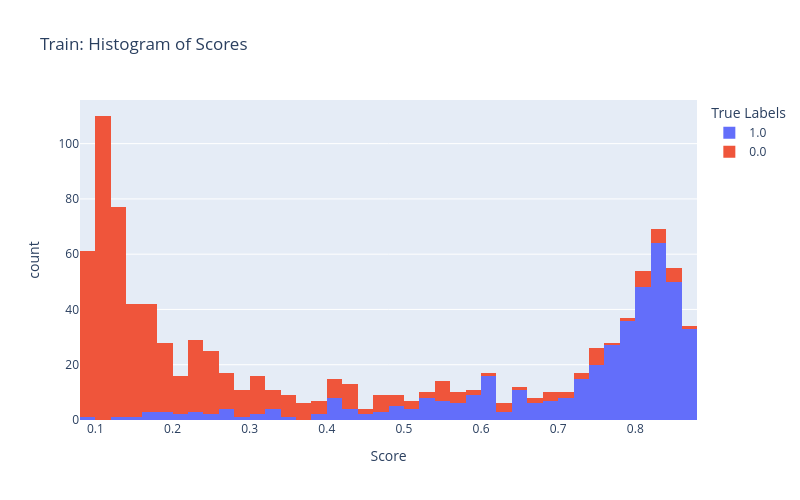
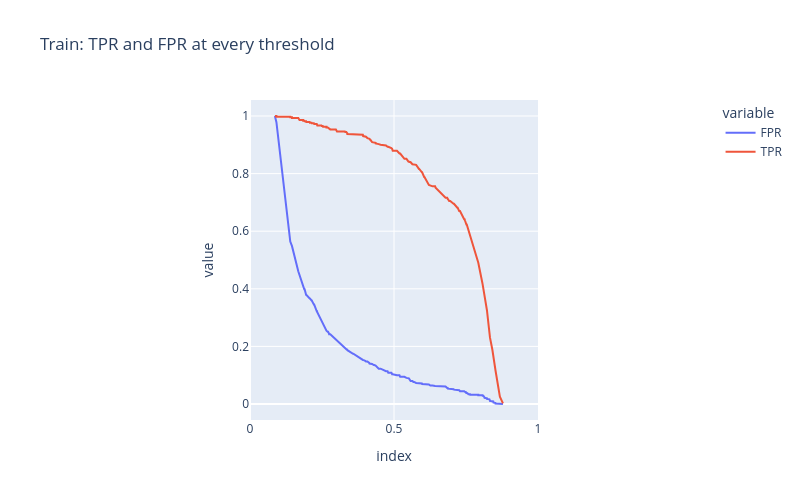
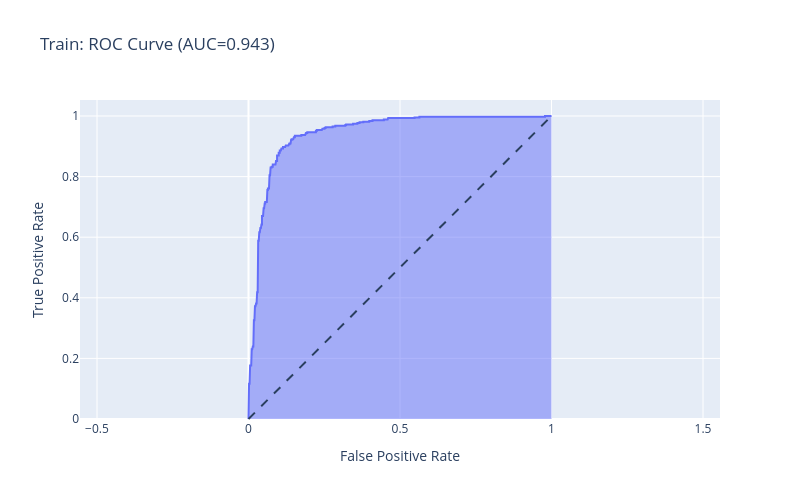
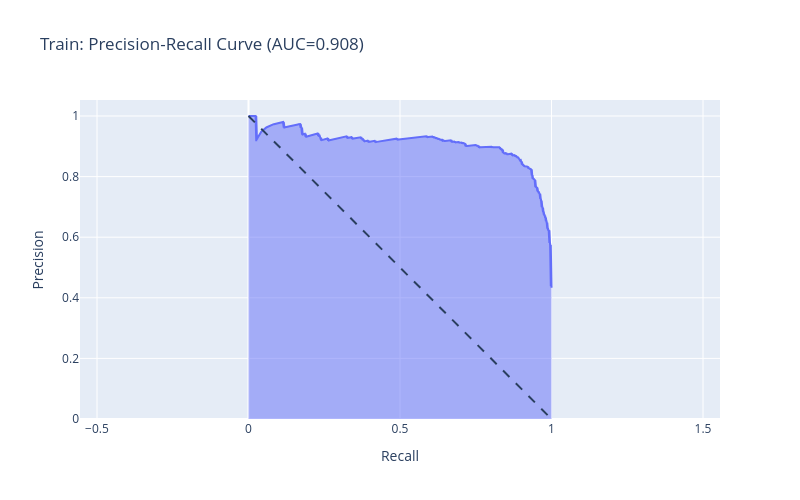

The notebook cell saved with these charts, in order:
### Code cell
for y_true, y_score, name in [(train_y_true, train_y_score, 'Train'),
                               (val_y_true, val_y_score, 'Validation')]:
    plot_preliminary_plots(y_true, y_score, name)
    plot_roc_curve(y_true, y_score, name)
    plot_pr_curve(y_true, y_score, name)

### Figure 1 — Plotly figure (JSON) as saved in the notebook; plotly's stock layout.template omitted (floating-point values rounded to 4 significant figures; data arrays with more than 128 entries replaced by an {"elided": "..."} marker saying what was removed)
{"data": [{"bingroup": "x", "hovertemplate": "True Labels=1.0<br>Score=%{x}<br>count=%{y}<extra></extra>", "legendgroup": "1.0", "marker": {"color": "#636efa", "pattern": {"shape": ""}}, "name": "1.0", "nbinsx": 50, "orientation": "v", "showlegend": true, "type": "histogram", "x": {"elided": "430 float values"}, "xaxis": "x", "yaxis": "y"}, {"bingroup": "x", "hovertemplate": "True Labels=0.0<br>Score=%{x}<br>count=%{y}<extra></extra>", "legendgroup": "0.0", "marker": {"color": "#EF553B", "pattern": {"shape": ""}}, "name": "0.0", "nbinsx": 50, "orientation": "v", "showlegend": true, "type": "histogram", "x": {"elided": "562 float values"}, "xaxis": "x", "yaxis": "y"}], "layout": {"barmode": "relative", "height": 500, "legend": {"title": {"text": "True Labels"}, "tracegroupgap": 0}, "title": {"text": "Train: Histogram of Scores"}, "width": 800, "xaxis": {"anchor": "y", "domain": [0, 1], "title": {"text": "Score"}}, "yaxis": {"anchor": "x", "domain": [0, 1], "title": {"text": "count"}}}}

### Figure 2 — Plotly figure (JSON) as saved in the notebook; plotly's stock layout.template omitted (floating-point values rounded to 4 significant figures; data arrays with more than 128 entries replaced by an {"elided": "..."} marker saying what was removed)
{"data": [{"hovertemplate": "variable=FPR<br>index=%{x}<br>value=%{y}<extra></extra>", "legendgroup": "FPR", "line": {"color": "#636efa", "dash": "solid"}, "marker": {"symbol": "circle"}, "mode": "lines", "name": "FPR", "orientation": "v", "showlegend": true, "type": "scatter", "x": {"elided": "172 float values"}, "xaxis": "x", "y": {"elided": "172 float values"}, "yaxis": "y"}, {"hovertemplate": "variable=TPR<br>index=%{x}<br>value=%{y}<extra></extra>", "legendgroup": "TPR", "line": {"color": "#EF553B", "dash": "solid"}, "marker": {"symbol": "circle"}, "mode": "lines", "name": "TPR", "orientation": "v", "showlegend": true, "type": "scatter", "x": {"elided": "172 float values"}, "xaxis": "x", "y": {"elided": "172 float values"}, "yaxis": "y"}], "layout": {"height": 500, "legend": {"title": {"text": "variable"}, "tracegroupgap": 0}, "title": {"text": "Train: TPR and FPR at every threshold"}, "width": 800, "xaxis": {"anchor": "y", "constrain": "domain", "domain": [0, 1], "range": [0, 1], "title": {"text": "index"}}, "yaxis": {"anchor": "x", "domain": [0, 1], "scaleanchor": "x", "scaleratio": 1, "title": {"text": "value"}}}}

### Figure 3 — Plotly figure (JSON) as saved in the notebook; plotly's stock layout.template omitted (floating-point values rounded to 4 significant figures; data arrays with more than 128 entries replaced by an {"elided": "..."} marker saying what was removed)
{"data": [{"fillpattern": {"shape": ""}, "hovertemplate": "False Positive Rate=%{x}<br>True Positive Rate=%{y}<extra></extra>", "legendgroup": "", "line": {"color": "#636efa"}, "marker": {"symbol": "circle"}, "mode": "lines", "name": "", "orientation": "v", "showlegend": false, "stackgroup": "1", "type": "scatter", "x": {"elided": "172 float values"}, "xaxis": "x", "y": {"elided": "172 float values"}, "yaxis": "y"}], "layout": {"height": 500, "legend": {"tracegroupgap": 0}, "shapes": [{"line": {"dash": "dash"}, "type": "line", "x0": 0, "x1": 1, "y0": 0, "y1": 1}], "title": {"text": "Train: ROC Curve (AUC=0.943)"}, "width": 800, "xaxis": {"anchor": "y", "domain": [0, 1], "title": {"text": "False Positive Rate"}}, "yaxis": {"anchor": "x", "domain": [0, 1], "scaleanchor": "x", "scaleratio": 1, "title": {"text": "True Positive Rate"}}}}

### Figure 4 — Plotly figure (JSON) as saved in the notebook; plotly's stock layout.template omitted (floating-point values rounded to 4 significant figures; data arrays with more than 128 entries replaced by an {"elided": "..."} marker saying what was removed)
{"data": [{"fillpattern": {"shape": ""}, "hovertemplate": "Recall=%{x}<br>Precision=%{y}<extra></extra>", "legendgroup": "", "line": {"color": "#636efa"}, "marker": {"symbol": "circle"}, "mode": "lines", "name": "", "orientation": "v", "showlegend": false, "stackgroup": "1", "type": "scatter", "x": {"elided": "993 float values"}, "xaxis": "x", "y": {"elided": "993 float values"}, "yaxis": "y"}], "layout": {"height": 500, "legend": {"tracegroupgap": 0}, "shapes": [{"line": {"dash": "dash"}, "type": "line", "x0": 0, "x1": 1, "y0": 1, "y1": 0}], "title": {"text": "Train: Precision-Recall Curve (AUC=0.908)"}, "width": 800, "xaxis": {"anchor": "y", "domain": [0, 1], "title": {"text": "Recall"}}, "yaxis": {"anchor": "x", "domain": [0, 1], "scaleanchor": "x", "scaleratio": 1, "title": {"text": "Precision"}}}}
